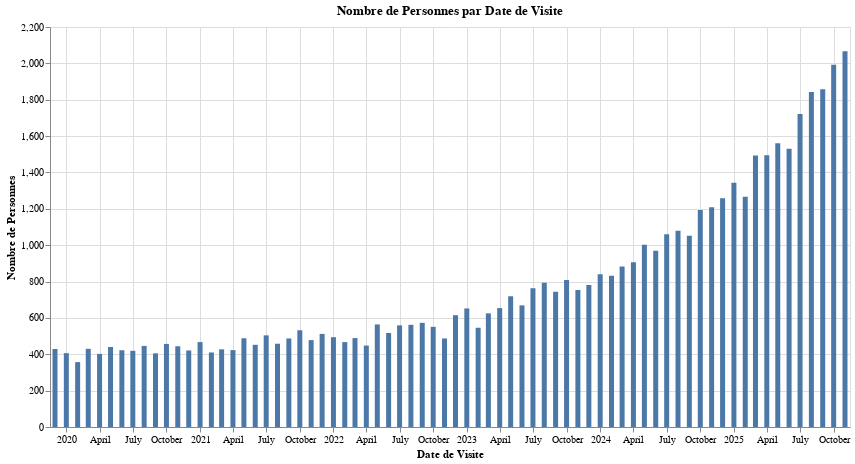

Source (notebook cell):
### Code cell
fix_visit_start_dates_summary = df_visit_fix.groupby('visit_date')['person_id'].count().reset_index()

# bar chart
chart = alt.Chart(fix_visit_start_dates_summary).mark_bar().encode(
    x=alt.X('visit_date:T', title='Date de Visite'),
    y=alt.Y('person_id:Q', title='Nombre de Personnes')
).properties(
    title='Nombre de Personnes par Date de Visite',
    width=800,
    height=400
)

# plot chart
chart

### Figure 1 — Vega-Lite specification as saved in the notebook (floating-point values rounded to 4 significant figures)
{"config": {"view": {"continuousWidth": 300, "continuousHeight": 300}}, "data": {"name": "data-e13ddbf3529f56b852813f43a7f945d1"}, "mark": {"type": "bar"}, "encoding": {"x": {"field": "visit_date", "title": "Date de Visite", "type": "temporal"}, "y": {"field": "person_id", "title": "Nombre de Personnes", "type": "quantitative"}}, "height": 400, "title": "Nombre de Personnes par Date de Visite", "width": 800, "$schema": "https://vega.github.io/schema/vega-lite/v5.20.1.json", "datasets": {"data-e13ddbf3529f56b852813f43a7f945d1": [{"visit_date": "2019-12", "person_id": 429}, {"visit_date": "2020-01", "person_id": 406}, {"visit_date": "2020-02", "person_id": 357}, {"visit_date": "2020-03", "person_id": 430}, {"visit_date": "2020-04", "person_id": 402}, {"visit_date": "2020-05", "person_id": 440}, {"visit_date": "2020-06", "person_id": 422}, {"visit_date": "2020-07", "person_id": 419}, {"visit_date": "2020-08", "person_id": 446}, {"visit_date": "2020-09", "person_id": 405}, {"visit_date": "2020-10", "person_id": 457}, {"visit_date": "2020-11", "person_id": 444}, {"visit_date": "2020-12", "person_id": 421}, {"visit_date": "2021-01", "person_id": 467}, {"visit_date": "2021-02", "person_id": 410}, {"visit_date": "2021-03", "person_id": 427}, {"visit_date": "2021-04", "person_id": 423}, {"visit_date": "2021-05", "person_id": 488}, {"visit_date": "2021-06", "person_id": 452}, {"visit_date": "2021-07", "person_id": 504}, {"visit_date": "2021-08", "person_id": 458}, {"visit_date": "2021-09", "person_id": 487}, {"visit_date": "2021-10", "person_id": 532}, {"visit_date": "2021-11", "person_id": 478}, {"visit_date": "2021-12", "person_id": 512}, {"visit_date": "2022-01", "person_id": 494}, {"visit_date": "2022-02", "person_id": 467}, {"visit_date": "2022-03", "person_id": 489}, {"visit_date": "2022-04", "person_id": 448}, {"visit_date": "2022-05", "person_id": 564}, {"visit_date": "2022-06", "person_id": 517}, {"visit_date": "2022-07", "person_id": 559}, {"visit_date": "2022-08", "person_id": 562}, {"visit_date": "2022-09", "person_id": 573}, {"visit_date": "2022-10", "person_id": 551}, {"visit_date": "2022-11", "person_id": 487}, {"visit_date": "2022-12", "person_id": 615}, {"visit_date": "2023-01", "person_id": 652}, {"visit_date": "2023-02", "person_id": 546}, {"visit_date": "2023-03", "person_id": 625}, {"visit_date": "2023-04", "person_id": 654}, {"visit_date": "2023-05", "person_id": 719}, {"visit_date": "2023-06", "person_id": 669}, {"visit_date": "2023-07", "person_id": 763}, {"visit_date": "2023-08", "person_id": 794}, {"visit_date": "2023-09", "person_id": 744}, {"visit_date": "2023-10", "person_id": 809}, {"visit_date": "2023-11", "person_id": 754}, {"visit_date": "2023-12", "person_id": 781}, {"visit_date": "2024-01", "person_id": 840}, {"visit_date": "2024-02", "person_id": 832}, {"visit_date": "2024-03", "person_id": 883}, {"visit_date": "2024-04", "person_id": 906}, {"visit_date": "2024-05", "person_id": 1002}, {"visit_date": "2024-06", "person_id": 969}, {"visit_date": "2024-07", "person_id": 1060}, {"visit_date": "2024-08", "person_id": 1079}, {"visit_date": "2024-09", "person_id": 1052}, {"visit_date": "2024-10", "person_id": 1194}, {"visit_date": "2024-11", "person_id": 1208}, {"visit_date": "2024-12", "person_id": 1258}, {"visit_date": "2025-01", "person_id": 1344}, {"visit_date": "2025-02", "person_id": 1267}, {"visit_date": "2025-03", "person_id": 1493}, {"visit_date": "2025-04", "person_id": 1495}, {"visit_date": "2025-05", "person_id": 1560}, {"visit_date": "2025-06", "person_id": 1531}, {"visit_date": "2025-07", "person_id": 1721}, {"visit_date": "2025-08", "person_id": 1843}, {"visit_date": "2025-09", "person_id": 1858}, {"visit_date": "2025-10", "person_id": 1993}, {"visit_date": "2025-11", "person_id": 2067}]}}
